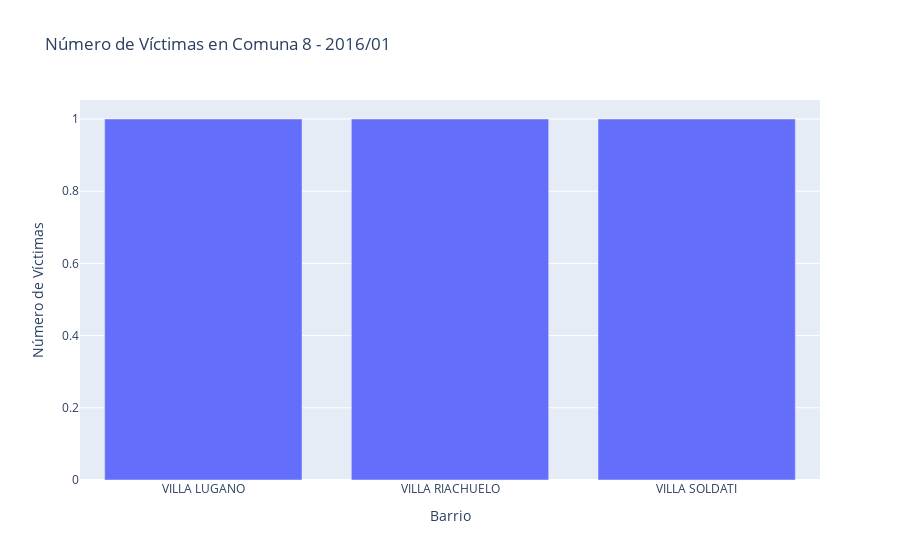

The cell this chart's notebook holds for it:
### Code cell
# Crear el interact
interact(actualizar_grafico, comuna=comuna_widget, año=año_widget, mes=mes_widget)

### Figure 1 — Plotly figure (JSON) as saved in the notebook; plotly's stock layout.template omitted (floating-point values rounded to 4 significant figures)
{"data": [{"alignmentgroup": "True", "hovertemplate": "Barrio=%{x}<br>Número de Víctimas=%{y}<extra></extra>", "legendgroup": "", "marker": {"color": "#636efa", "pattern": {"shape": ""}}, "name": "", "offsetgroup": "", "orientation": "v", "showlegend": false, "textposition": "auto", "type": "bar", "x": ["VILLA LUGANO", "VILLA RIACHUELO", "VILLA SOLDATI"], "xaxis": "x", "y": [1, 1, 1], "yaxis": "y"}], "layout": {"barmode": "relative", "legend": {"tracegroupgap": 0}, "title": {"text": "Número de Víctimas en Comuna 8 - 2016/01"}, "xaxis": {"anchor": "y", "domain": [0, 1], "title": {"text": "Barrio"}}, "yaxis": {"anchor": "x", "domain": [0, 1], "title": {"text": "Número de Víctimas"}}}}
